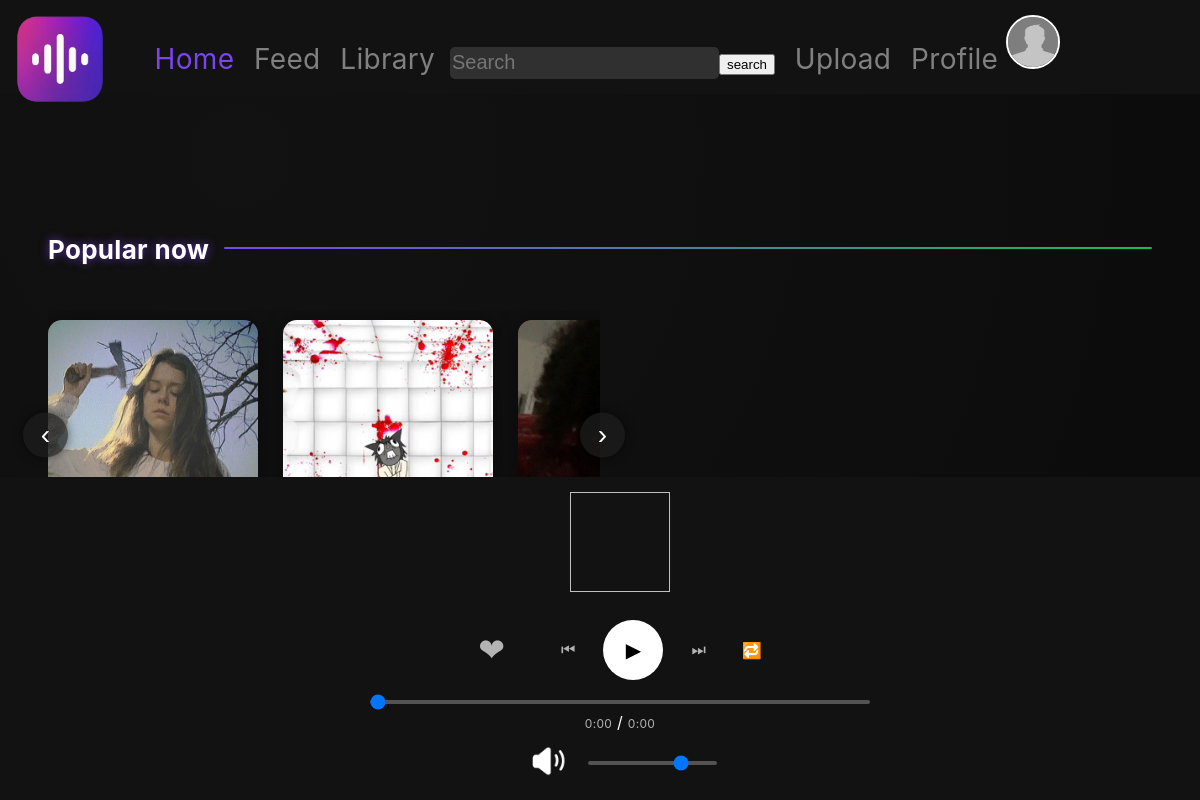
The app's page /discover with its own data.
### WaveBox/models.py (models this page shows, shortened)
class Section(models.Model):
    name = models.CharField(max_length=100)
    tracks = models.ManyToManyField("Track", blank=True)

class Track(models.Model):
    name = models.CharField(max_length=100)
    author = models.CharField(max_length=100)
    date = models.DateField(auto_now_add=True)
    audiofile = models.FileField(upload_to="audiofiles", blank=True, validators=[FileExtensionValidator(allowed_extensions=["mp3"])])
    sclink = models.CharField(max_length=100, blank=True)
    image = models.ImageField(upload_to='images/trackimages')
    liked_by = models.ManyToManyField(
        settings.AUTH_USER_MODEL,
        blank=True,
        through='TrackLike',
    )
    sections = models.ManyToManyField("Section", blank=True, default=["Popular now"])

### WaveBox/views.py (the view)
# urls.py: path("discover", discover, name="discover"),
def discover(request):
    tracks = Track.objects.annotate(
        like_count=Count("liked_by")
    ).order_by("-like_count")
    sections = Section.objects.prefetch_related(
        Prefetch(
            "tracks", queryset=tracks
        )
    )
    return render(request, 'discover.html', {'Tracks': tracks, "sections": sections})

### templates/discover.html (shortened to what this page needs)
{% extends 'base.html' %}
{% load static %}
{% block head %}
<link rel="stylesheet" href="{% static "MainApp/css/gradient.css" %}">
{% endblock %}
{% block body %}
<main class="discover-page">
    {% for section in sections %}
    <section class="tracks-section">
        <div class="section-header">
            <h2>{{ section.name }}</h2>
            <div class="gradient-line"></div>
        </div>
        <div class="tracks-container">
            <button class="scroll-button prev">‹</button>
            <div class="tracks-wrapper">
                {% for track in section.tracks.all %}
                <div class="track-item">
                    <div class="track-image">
                        <a href="/track/{{ track.id }}">
                            <img src="{{ track.image.url }}" alt="{{ track.name }}">
                        </a>
                    </div>
                    <div class="track-info">
                        <a href="/track/{{ track.id }}" class="track-name">{{ track.name|truncatechars:20 }}</a>
                        <a href="/profile/{{ track.author }}" class="track-author">{{ track.author }}</a>
                    </div>
                </div>
                {% endfor %}
            </div>
            <button class="scroll-button next">›</button>
        </div>
    </section>
    {% endfor %}
</main>
{% endblock %}

### WaveBox/static/MainApp/css/main.css (style rules this page uses)
body { background-color: #121212; color: white; background: radial-gradient(circle at 20% 20%, #121212 0%, #0b0b0b 100%); font-family: 'Inter', 'Poppins', sans-serif; letter-spacing: 0.3px; }
a { text-decoration: none; }
img { -webkit-user-drag: none; user-select: none; -moz-user-select: none; -webkit-user-select: none; -ms-user-select: none; }
.tracks-section { padding: 40px 20px; color: white; }
.tracks-section h2 { margin-bottom: 20px; font-size: 24px; }
.tracks-container { position: relative; display: flex; align-items: center; width: 50%; margin-bottom: 50px; }
.tracks-wrapper { display: flex; gap: 20px; overflow-x: hidden; scroll-behavior: smooth; }
.track-item { width: 200px; flex-shrink: 0; }
.track-image { position: relative; width: 200px; height: 200px; border-radius: 10px; overflow: hidden; cursor: pointer; }
.track-image img { width: 100%; height: 100%; object-fit: cover; transition: transform 0.3s ease; }
.scroll-button { position: absolute; top: 35%; transform: translateY(-50%); background: rgba(0, 0, 0, 0.5); border: none; color: white; font-size: 30px; width: 40px; height: 40px; border-radius: 50%; cursor: pointer; z-index: 10; }
.scroll-button.next { right: -20px; }
.scroll-button.prev { left: -20px; }
.track-info { display: flex; flex-direction: column; }
.track-name { text-decoration: none; color: white; font-size: 20px; }
.track-author { text-decoration: none; color: white; font-size: 20px; }

### WaveBox/static/MainApp/css/gradient.css (style rules this page uses)
body { background: radial-gradient(circle at 20% 20%, #121212 0%, #0b0b0b 100%); color: #fff; font-family: 'Inter', 'Poppins', sans-serif; letter-spacing: 0.3px; }
.discover-page { padding-top: 100px; padding-bottom: 80px; }
.section-header { display: flex; align-items: center; gap: 15px; margin-bottom: 25px; }
.section-header h2 { font-size: 26px; font-weight: 700; color: #fff; text-shadow: 0 0 10px rgba(122, 70, 236, 0.7); }
.gradient-line { flex: 1; height: 2px; background: linear-gradient(90deg, #7a46ec, #1db954); border-radius: 2px; }
.tracks-section { margin-bottom: 70px; padding: 0 40px; }
.tracks-container { position: relative; display: flex; align-items: center; }
.tracks-wrapper { display: flex; gap: 25px; overflow-x: hidden; scroll-behavior: smooth; padding: 10px 0; }
.track-item { flex-shrink: 0; width: 210px; background: rgba(255, 255, 255, 0.05); border-radius: 14px; backdrop-filter: blur(6px); transition: all 0.3s ease; overflow: hidden; box-shadow: 0 0 20px rgba(0, 0, 0, 0.4); }
.track-image { position: relative; width: 100%; height: 200px; overflow: hidden; }
.track-image img { width: 100%; height: 100%; object-fit: cover; transition: transform 0.4s ease; }
.track-info { padding: 12px 14px 16px 14px; display: flex; flex-direction: column; gap: 4px; }
.track-name { font-size: 18px; font-weight: 600; color: #fff; transition: color 0.25s ease; }
.track-author { font-size: 15px; color: #b3b3b3; transition: color 0.25s ease; }
.scroll-button { position: absolute; top: 40%; transform: translateY(-50%); background: rgba(30, 30, 30, 0.7); border: none; color: white; font-size: 28px; width: 45px; height: 45px; border-radius: 50%; cursor: pointer; transition: all 0.3s ease; box-shadow: 0 0 10px rgba(0,0,0,0.5); }
.scroll-button.prev { left: -25px; }
.scroll-button.next { right: -25px; }

### records on screen
Section: name "Popular now"
Track: image (picture)
Track: image (picture)
Track: image (picture)
